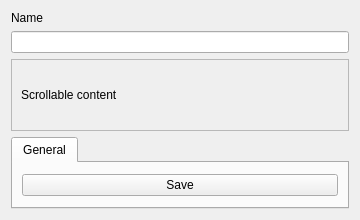
<?xml version="1.0" encoding="UTF-8"?>
<ui version="4.0">
 <class>LayoutForm</class>
 <widget class="QWidget" name="LayoutForm">
  <property name="geometry">
   <rect>
    <x>0</x>
    <y>0</y>
    <width>360</width>
    <height>220</height>
   </rect>
  </property>
  <property name="windowTitle">
   <string>Layout Form</string>
  </property>
  <layout class="QVBoxLayout" name="verticalLayout">
   <item>
    <widget class="QLabel" name="nameLabel">
     <property name="text">
      <string>Name</string>
     </property>
    </widget>
   </item>
   <item>
    <widget class="QLineEdit" name="nameLineEdit"/>
   </item>
   <item>
    <widget class="QScrollArea" name="scrollArea">
     <property name="widgetResizable">
      <bool>true</bool>
     </property>
     <widget class="QWidget" name="scrollAreaWidgetContents">
      <property name="geometry">
       <rect>
        <x>0</x>
        <y>0</y>
        <width>330</width>
        <height>80</height>
       </rect>
      </property>
      <layout class="QVBoxLayout" name="scrollLayout">
       <item>
        <widget class="QLabel" name="insideScrollLabel">
         <property name="text">
          <string>Scrollable content</string>
         </property>
        </widget>
       </item>
      </layout>
     </widget>
    </widget>
   </item>
   <item>
    <widget class="QTabWidget" name="tabWidget">
     <widget class="QWidget" name="generalTab">
      <attribute name="title">
       <string>General</string>
      </attribute>
      <layout class="QVBoxLayout" name="generalLayout">
       <item>
        <widget class="QPushButton" name="saveButton">
         <property name="text">
          <string>Save</string>
         </property>
        </widget>
       </item>
      </layout>
     </widget>
    </widget>
   </item>
  </layout>
 </widget>
 <resources/>
 <connections/>
</ui>
